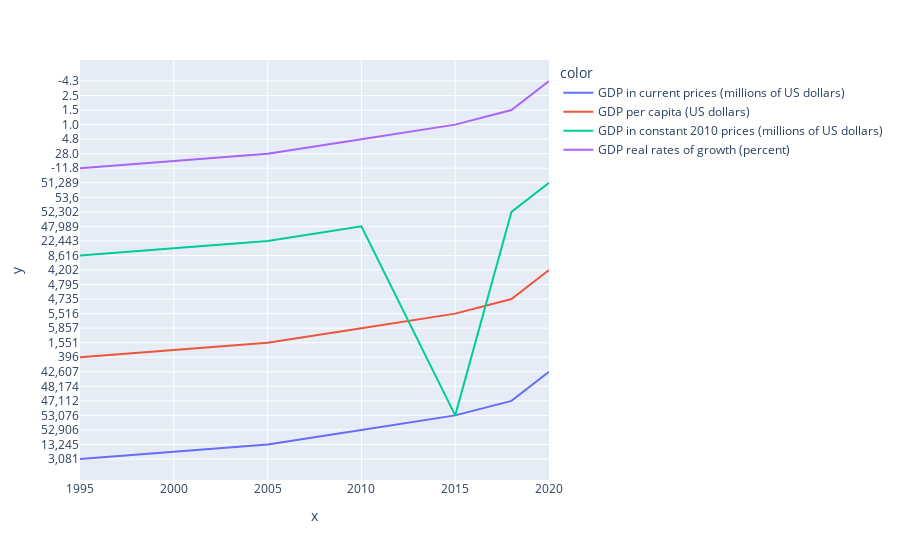

This figure's notebook cell:
### Code cell
fig.show()

### Figure 1 — Plotly figure (JSON) as saved in the notebook; plotly's stock layout.template omitted (floating-point values rounded to 4 significant figures)
{"data": [{"hovertemplate": "color=GDP in current prices (millions of US dollars)<br>x=%{x}<br>y=%{y}<extra></extra>", "legendgroup": "GDP in current prices (millions of US dollars)", "line": {"color": "#636efa", "dash": "solid"}, "marker": {"symbol": "circle"}, "mode": "lines", "name": "GDP in current prices (millions of US dollars)", "orientation": "v", "showlegend": true, "type": "scatter", "x": ["1995-01-01T00:00:00", "2005-01-01T00:00:00", "2010-01-01T00:00:00", "2015-01-01T00:00:00", "2018-01-01T00:00:00", "2019-01-01T00:00:00", "2020-01-01T00:00:00"], "xaxis": "x", "y": ["3,081", "13,245", "52,906", "53,076", "47,112", "48,174", "42,607"], "yaxis": "y"}, {"hovertemplate": "color=GDP per capita (US dollars)<br>x=%{x}<br>y=%{y}<extra></extra>", "legendgroup": "GDP per capita (US dollars)", "line": {"color": "#EF553B", "dash": "solid"}, "marker": {"symbol": "circle"}, "mode": "lines", "name": "GDP per capita (US dollars)", "orientation": "v", "showlegend": true, "type": "scatter", "x": ["1995-01-01T00:00:00", "2005-01-01T00:00:00", "2010-01-01T00:00:00", "2015-01-01T00:00:00", "2018-01-01T00:00:00", "2019-01-01T00:00:00", "2020-01-01T00:00:00"], "xaxis": "x", "y": ["396", "1,551", "5,857", "5,516", "4,735", "4,795", "4,202"], "yaxis": "y"}, {"hovertemplate": "color=GDP in constant 2010 prices (millions of US dollars)<br>x=%{x}<br>y=%{y}<extra></extra>", "legendgroup": "GDP in constant 2010 prices (millions of US dollars)", "line": {"color": "#00cc96", "dash": "solid"}, "marker": {"symbol": "circle"}, "mode": "lines", "name": "GDP in constant 2010 prices (millions of US dollars)", "orientation": "v", "showlegend": true, "type": "scatter", "x": ["1995-01-01T00:00:00", "2005-01-01T00:00:00", "2010-01-01T00:00:00", "2015-01-01T00:00:00", "2018-01-01T00:00:00", "2019-01-01T00:00:00", "2020-01-01T00:00:00"], "xaxis": "x", "y": ["8,616", "22,443", "47,989", "53,076", "52,302", "53,6", "51,289"], "yaxis": "y"}, {"hovertemplate": "color=GDP real rates of growth (percent)<br>x=%{x}<br>y=%{y}<extra></extra>", "legendgroup": "GDP real rates of growth (percent)", "line": {"color": "#ab63fa", "dash": "solid"}, "marker": {"symbol": "circle"}, "mode": "lines", "name": "GDP real rates of growth (percent)", "orientation": "v", "showlegend": true, "type": "scatter", "x": ["1995-01-01T00:00:00", "2005-01-01T00:00:00", "2010-01-01T00:00:00", "2015-01-01T00:00:00", "2018-01-01T00:00:00", "2019-01-01T00:00:00", "2020-01-01T00:00:00"], "xaxis": "x", "y": ["-11.8", "28.0", "4.8", "1.0", "1.5", "2.5", "-4.3"], "yaxis": "y"}], "layout": {"legend": {"title": {"text": "color"}, "tracegroupgap": 0}, "margin": {"t": 60}, "xaxis": {"anchor": "y", "domain": [0, 1], "title": {"text": "x"}}, "yaxis": {"anchor": "x", "domain": [0, 1], "title": {"text": "y"}}}}
